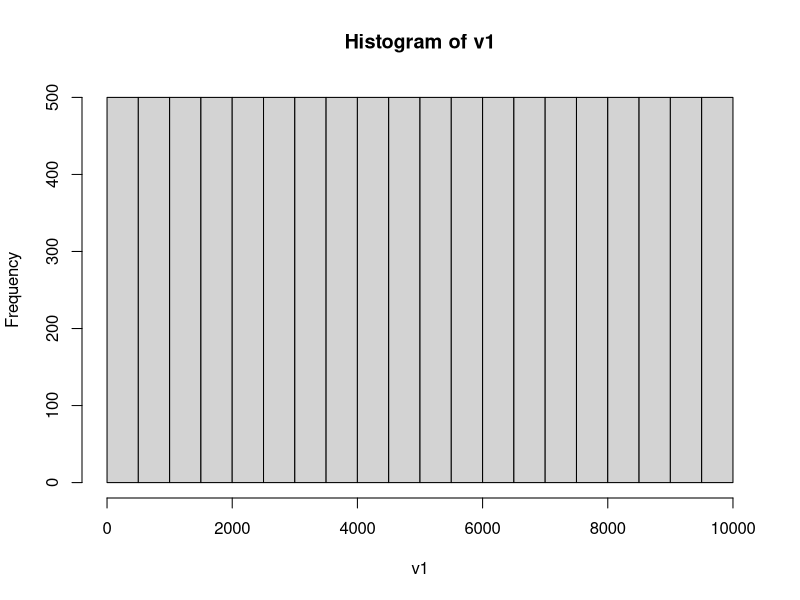
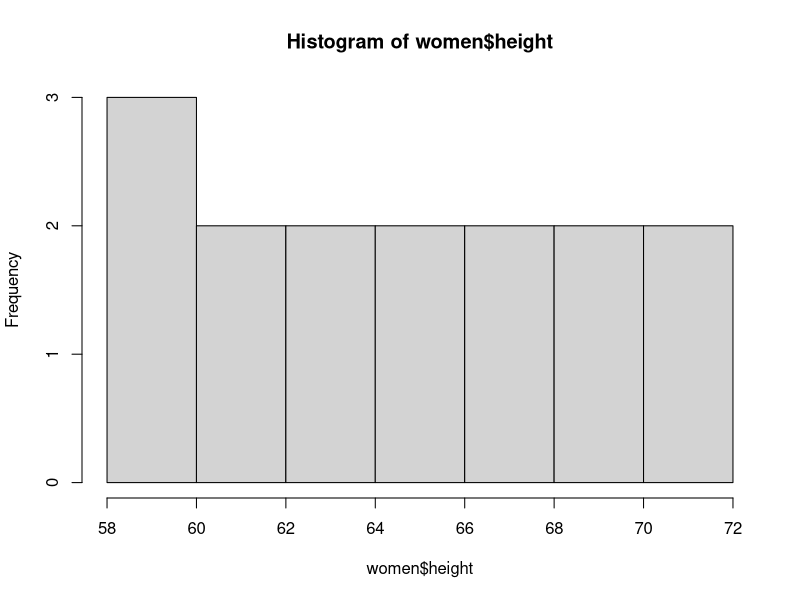
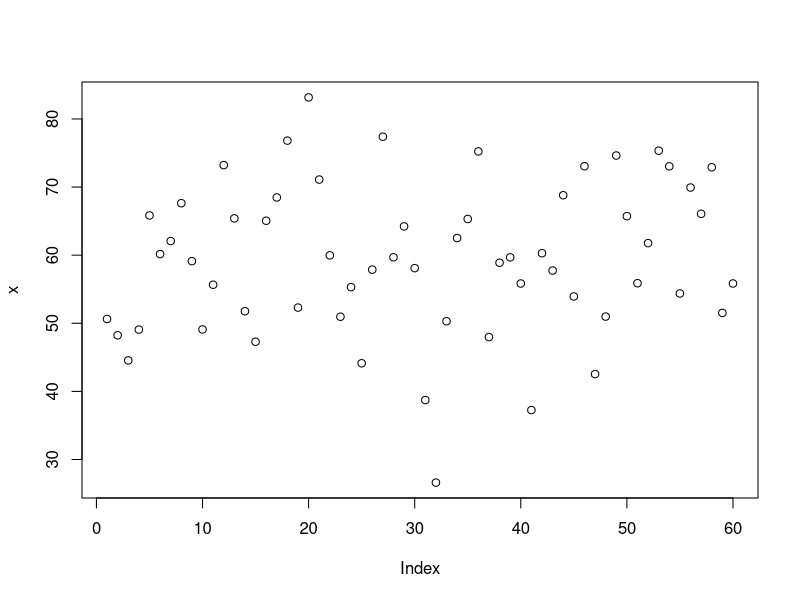
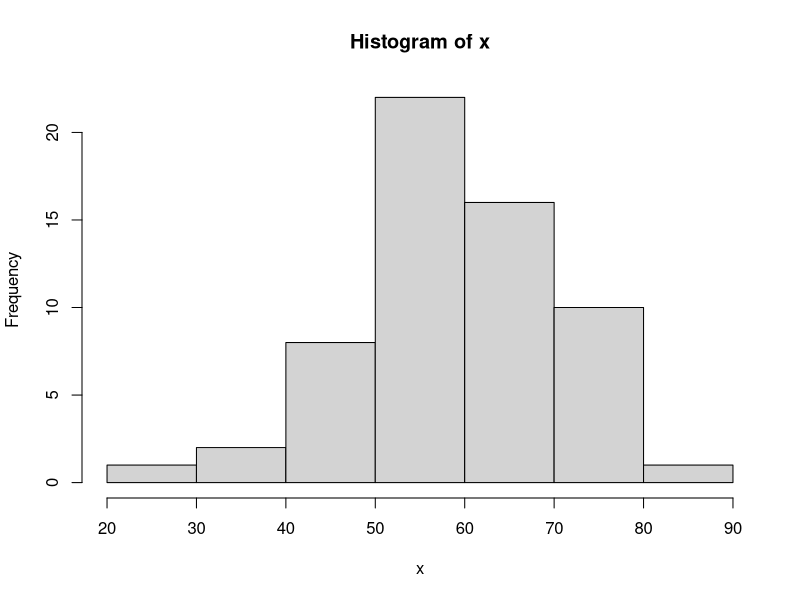
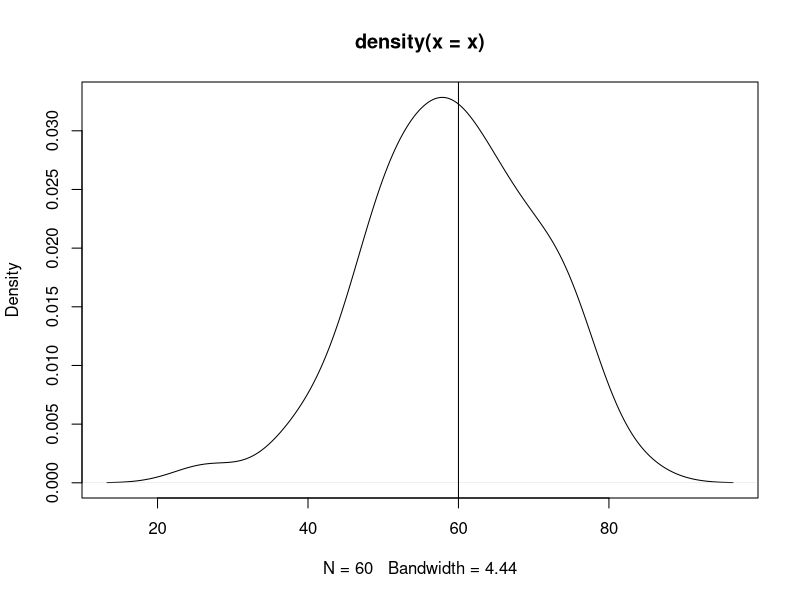
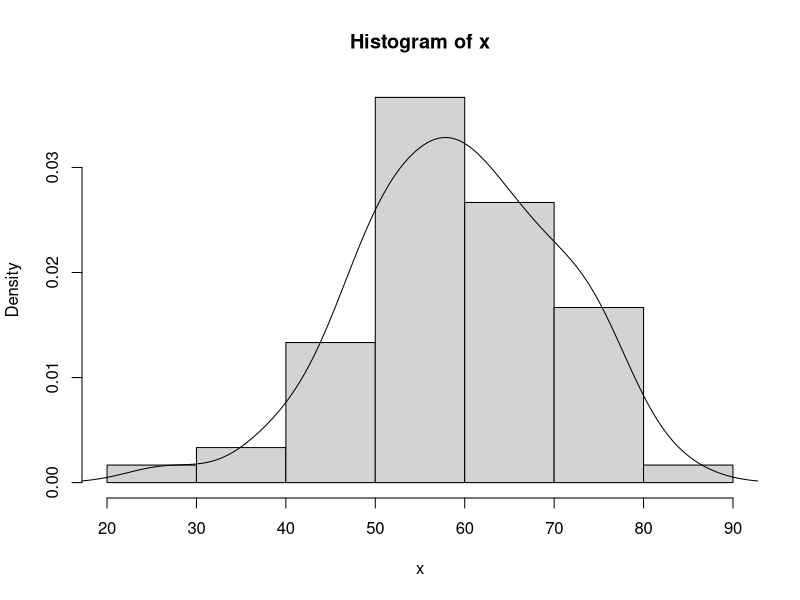
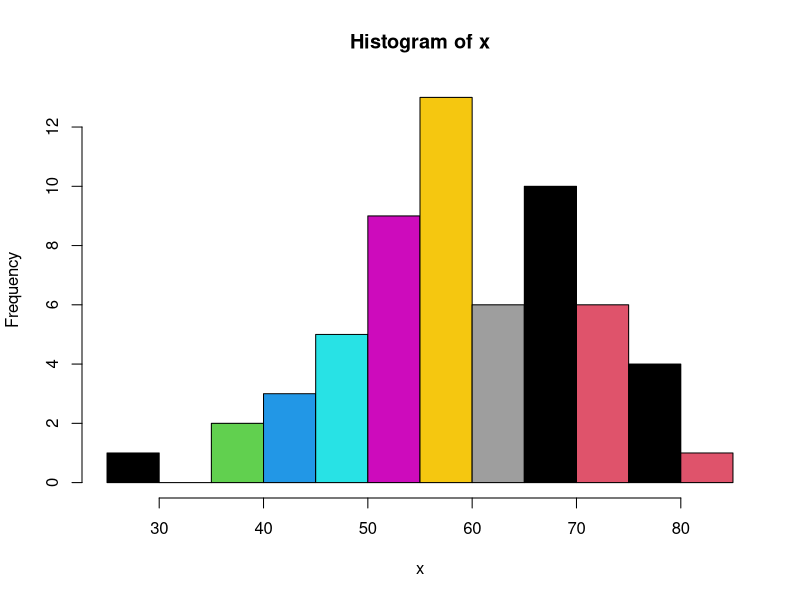
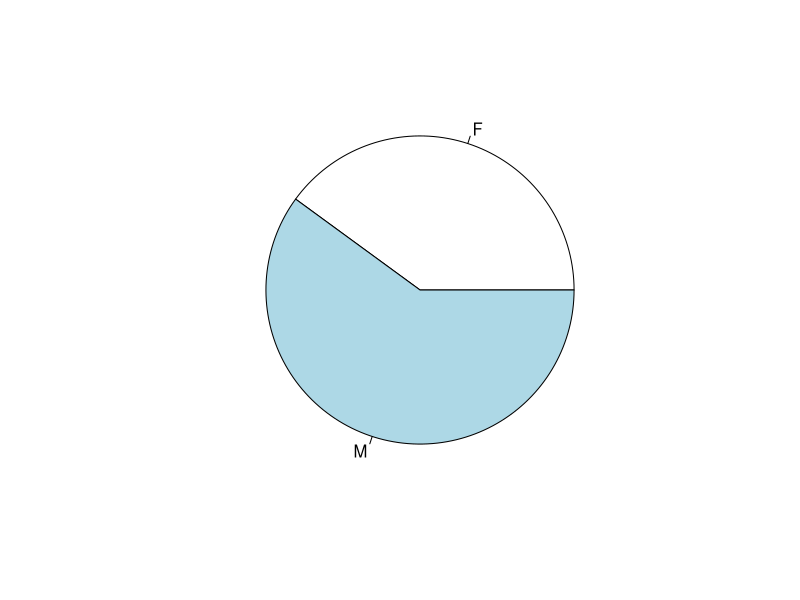

Reproduce these figures in R, in order.
#Data structures 

#vectors----
v1=1:10000   #create  integer vector from 1 to 10000
v2=c(1,4,5,10)   #numeric vector
class(v1)
class(v2)
v3=c('a','shraddha','dost')
v3                          #print the vector
class(v3)
v4=c(TRUE,FALSE,T, F)
class(v4)


#summary on vectors
mean(v1)
median(v1)
sd(v1)
var(v1)
hist(v1)
hist(women$height)
v2[v2>=5]

x=rnorm(60, mean=60, sd=10)
x
plot(x)
hist(x)
plot(density(x))
abline(v=60)
#rectangles and density together
hist(x, freq=F)
lines(density(x))

hist(x,breaks=10, col=1:10)
length(x)
sd(x)
?sample
x1=LETTERS[5:20]
x1


set.seed(1234)
y1= sample(x1)
y1


set.seed(5)
(y2=sample(x1, size=5))

(gender=sample(c('M','F'), size=1000000, replace=T , prob=c(.6, .4)))
(t1=table(gender))
prop.table(t1) #gives freq distribution of the gender vector created, probability
pie(t1)
barplot(t1, col=1:2, horiz=T)


#matrix---- can be of 1 datatype (num,logical or char)

(m1=matrix(1:24,nrow=4))
(m2=matrix(1:24,nrow=4, byrow=T))
(m2=matrix(1:24,ncol=4, byrow=T))
(x=trunc(runif(60,60,100)))
#round, trunc, ceiling, floor
plot(density(x))
(m4=matrix(x, ncol=6))
colSums(m4)
rowSums(m4)
colMeans(m4)
rowMeans(m4)
m4[m4> 67 & m4<86]
m4[8:10,]
m4[8:10,c(1,3,5)]
rowSums(m4[8:10,c(1,3,5)])

#array----

#data.frame----
#rollno, name, gender, course, marks1, marks2
(rollno= 1:60)
(name=paste('student1',1:60,sep='-'))
(gender=sample(c('Male','Female'),size=60, replace=T, prob=c(.3,.7)))
(course=sample(c('BBA','MBA','FPM'),size=60, replace=T,prob=c(.4,.5,.1)))











#extracommands 
name[1:10]
name[c(15,20,36)]
name[-1]    #removes 1 value (the first one)
name[-c(1:10)]
rev(name)
name[60:1]
name[-c(1:10,35:40)]

